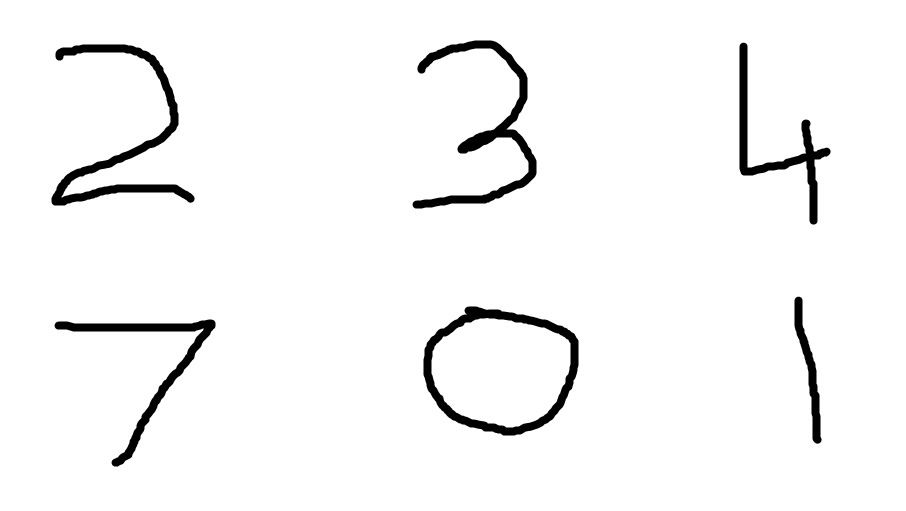
#> input picture images/digits.png, 906 x 511 px, found by its file name
$ jupyter execute --allow-errors 07_digit_recognition.ipynb   (shell and % lines are left out)   (older library calls are emulated)
#> lines starting #> are read from the running program, lines starting #| are printed output that depends on the picture; after the words box and inside, x2 and y2 are one past the last pixel; in counts of white or black regions, pixels touching at a corner belong together
# Digit Recognition

In the last notebook, we did a pretty good job. We were able to extra digits from an image and then classify them. Our model performed very poorly and we mentioned two reasons for it:
1. Input images is different than training images.
2. Current features (flatten image) are very poor at capturing information.

There are many things that you can do to make our input images look similar to training images, and to make our features capture more information from the images. We will be learning some of the available techniques.

We will start by importing some libraries that we will be using.

[cell 1]
import cv2
import joblib
import numpy as np
import matplotlib.pyplot as plt

some helper functions from the last notebook to read, display and process image

[cell 2]
def read_img(path):
    img = cv2.imread(path)
    return img

def plot_img(img):
    plt.axis(False)
    plt.imshow(img, cmap='gray');

def process_img(img, gray=False):
    img = cv2.resize(img, (28,28))
    if not gray:
        img = cv2.cvtColor(img, cv2.COLOR_BGR2GRAY)
    blurred = cv2.GaussianBlur(img, (3, 3), 0)
    final = cv2.adaptiveThreshold(blurred, 255, cv2.ADAPTIVE_THRESH_MEAN_C, cv2.THRESH_BINARY_INV, 3, 4)
    return final.reshape(-1)

So, lets continue where we left i.e.
- read the image
- apply gaussian blur
- apply canny edge detection
- find all the contours in the images

[cell 3]
digits = cv2.imread('images/digits.png')
#> digits is the input picture: shape (511, 906, 3); min 0, max 255, mean 245.5
blurred = cv2.GaussianBlur(digits, (7, 7), 0)
edged = cv2.Canny(blurred, 30, 150)
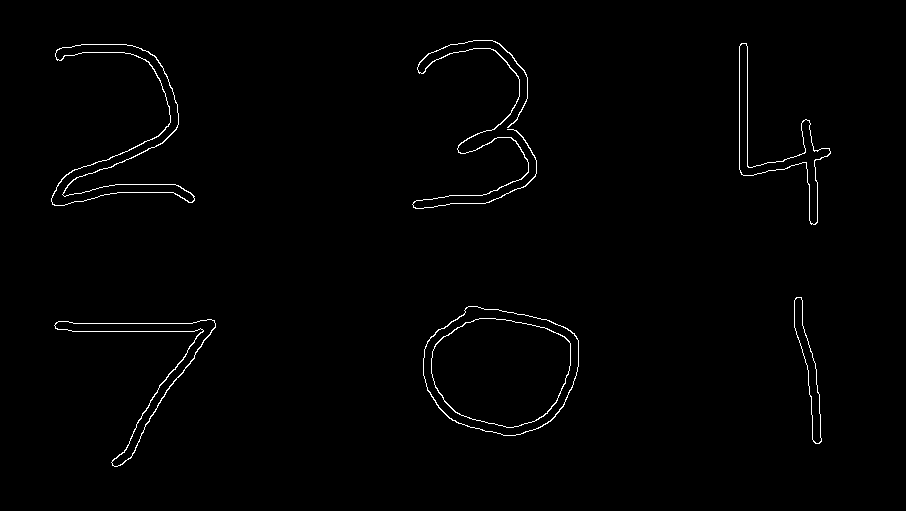
#> edged: shape (511, 906); 1% white in thin lines or dots, all inside (x1, y1, x2, y2) = (51, 40, 831, 467)
cnts, _ = cv2.findContours(edged.copy(), cv2.RETR_EXTERNAL, cv2.CHAIN_APPROX_SIMPLE)
#> cnts = 6 contours; box (x1, y1, x2, y2) and area: (423, 306, 579, 436) 15472, (51, 44, 195, 206) 3824, (54, 319, 216, 467) 2742, (739, 43, 831, 225) 2523, (794, 297, 822, 444) 1194, (412, 40, 537, 209) 222
len(cnts)
#> Out = 6

## Other than training images

Machine learning models (here SVM) are very dumb. They perform really well on training data, but they don't generalize well to outside data. So, special care has to be taken while preprocessing outside data before feeding it into the model.

Lets take a look at our digit images that we are feeding into our model. Here I'm selecting *digit 1* for better understanding because the differences in input image and training image are much more prominent. *Digit 1* is the 3rd (i.e. index = 2) element of the `cnts` list.

[cell 4]
temp = digits.copy()
(x, y, w, h) = cv2.boundingRect(cnts[2])
#> x = 794; y = 297; w = 28; h = 147
roi = temp[y:y + h, x:x + w]
roi = process_img(roi)
#> in process_img, `blurred = cv2.GaussianBlur(img, (3, 3), 0)`:
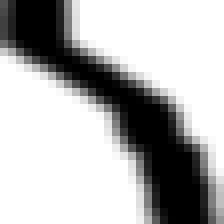
#> blurred: shape (28, 28) (shown 8 times larger); min 0, max 255, mean 179.5
#> in process_img, `final = cv2.adaptiveThreshold(blurred, 255, cv2.ADAPTIVE_THRESH_MEAN_C..`:
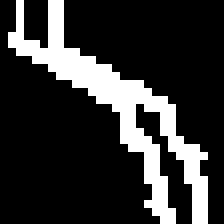
#> final: shape (28, 28) (shown 8 times larger); 19.9% white in thin lines or dots, all inside (x1, y1, x2, y2) = (1, 0, 26, 28)
#> roi = 784 values, max 255 at index 2, min 0 at index 0, mean 50.74
plot_img(roi.reshape(28, 28))

This is how it look. What do you think of it? Does it look like *1*?

All our training images are 28 x 28 pixels. So, digit 1 has a lot of padding, on either side, in all our training images. Infact every digit has padding, but here our bounding boxes are edge-to-edge. Lets solve this problem by adding some padding to all our bounding boxes.

[cell 5]
temp = digits.copy()
(x, y, w, h) = cv2.boundingRect(cnts[2])
x, y, w, h = x-20, y-20, w+40, h+40  # extra padding
#> x = 774; y = 277; w = 68; h = 187
roi = temp[y:y + h, x:x + w]
#> roi: shape (187, 68, 3)
roi = process_img(roi)
#> call 2 of process_img, with gray = False
#> in process_img (call 2), `final = cv2.adaptiveThreshold(blurred, 255, cv2.ADAPTIVE_THRESH_MEAN_C..`:
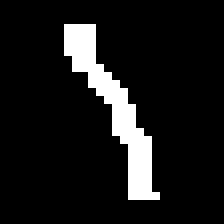
#> final: shape (28, 28) (shown 8 times larger); 9.7% white; 1 white region, box (x1, y1, x2, y2) and area: (8, 3, 20, 25) 76
#> roi = 784 values, max 255 at index 92, min 0 at index 0, mean 24.72
plot_img(roi.reshape(28, 28))

much better now. Lets see if this helps

#> (a cell that did not finish here is left out)

[cell 7]
temp = digits.copy()

#> (the rest of this cell did not finish here and is left out)

We are getting 3 predictions right this time, amazing! We can already see our model improving.

Anonther problem is that the bounding box for 1 is very tall and very thin. So, when we resize it to 28 x 28, the output looks entirely different. We need a consistent representation of digits where all images are of the same width and height, with the digit placed at the center of the image. Just like our training data.

[cell 8]
import mahotas

[cell 9]
def resize(image, width=None, height=None, inter=cv2.INTER_AREA):
    (h, w) = image.shape[:2]
    if width is None and height is None:
        return image

    dim = None
    if width is None:
        # calculate the ratio of the height and construct the dimensions
        r = height / float(h)
        dim = (int(w * r), height)

    else:
        # calculate the ratio of the width and construct the dimensions
        r = width / float(w)
        dim = (width, int(h * r))

    resized = cv2.resize(image, dim, interpolation=inter)
    return resized

def extent(image, size):
    (eW, eH) = size
    if image.shape[1] > image.shape[0]:
        image = resize(image, width = eW)
    else:
        image = resize(image, height = eH)

    extent = np.zeros((eH, eW), dtype = "uint8") # black canvas
    offsetX = (eW - image.shape[1]) // 2
    offsetY = (eH - image.shape[0]) // 2
    extent[offsetY:offsetY + image.shape[0], offsetX:offsetX + image.shape[1]] = image
    CM = mahotas.center_of_mass(extent)
    (cY, cX) = np.round(CM).astype("int32")
    (dX, dY) = ((size[0] // 2) - cX, (size[1] // 2) - cY)
    M = np.float32([[1, 0, dX], [0, 1, dY]])
    extent = cv2.warpAffine(extent, M, size)
    return extent

The `extent` function, takes two arguments. The first is an image and the second is the output size of the image (i.e. the output width and height). We first checks if the width is greater than the height of the image. If this is the case, the image is resized based on its width. Otherwise, the height is greater than the width, so the image must be resized based on its height. This is an important checks to make because it makes sure that the original aspect ratio of the image is maintained.

We then create a black canvas of the same dimensions that were passed into the function. The offsetX and offsetY are computed. These offsets indicate the starting (x, y) coordinates (in y, x order) of where the image will be placed on the canvas.

The next step is to translate the digit so it is placed at the center of the image. We compute the weighted mean of the white pixels in the image using the `center_of_mass` function of the *mahotas package*. This function returns the weighted (x, y) coordinates of the center of the image. We then converts these (x, y) coordinates to integers rather than floats. Finally, we translates the digit so that it is placed at the center of the image.

**Note:** we will highly recommend you to look at the intermediate output. Also, google and read more about *mahotas* library and `cv2.warpAffine` function.

Lets check if this function is of any help

[cell 10]
temp = digits.copy()

(x, y, w, h) = cv2.boundingRect(cnts[2]) # try changing 2 -> 3 or 4
#> x = 794; y = 297; w = 28; h = 147
x, y, w, h = x-20, y-20, w+40, h+40      # extra padding
#> x = 774; y = 277; w = 68; h = 187
roi = temp[y:y + h, x:x + w]
roi = cv2.cvtColor(roi, cv2.COLOR_BGR2GRAY)
#> roi: shape (187, 68)
roi = cv2.GaussianBlur(roi, (3, 3), 0)
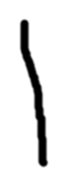
#> roi: shape (187, 68); min 0, max 255, mean 231
roi = cv2.adaptiveThreshold(roi, 255, cv2.ADAPTIVE_THRESH_MEAN_C, cv2.THRESH_BINARY_INV, 5, 4)
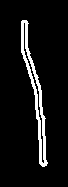
#> roi: shape (187, 68); 7.2% white; 1 white region, box (x1, y1, x2, y2) and area: (21, 20, 48, 167) 918
roi = extent(roi, (28, 28))
#> in extent, `CM = mahotas.center_of_mass(extent)`: CM = [13.44, 13.64]
#> in extent, `(cY, cX) = np.round(CM).astype("int32")`: cY = 13; cX = 14
#> in extent, `(dX, dY) = ((size[0] // 2) - cX, (size[1] // 2) - cY)`: dX = 0; dY = 1
#> in extent, `M = np.float32([[1, 0, dX], [0, 1, dY]])`: M = [[1, 0, 0], [0, 1, 1]]
#> in extent, `extent = cv2.warpAffine(extent, M, size)`:
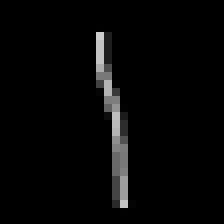
#> extent: shape (28, 28) (shown 8 times larger); min 0, max 205, mean 6.6
plot_img(roi)
